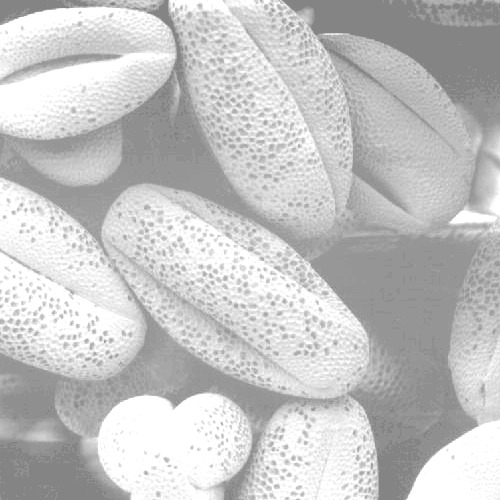
%> input picture test24/bb.tif, 500 x 500 px
$ octave test242.m   (GNU Octave 9; MATLAB toolbox functions it lacks are replaced by stand-ins)
%> lines starting %> are read from the running program, lines starting %| are printed output that depends on the picture
clear all;
clc;
close all;
a=imread('bb.tif');
%> a is the input picture: size 500x500 uint8; min 132, max 255, mean 196.4
b=imread('nn.tif');
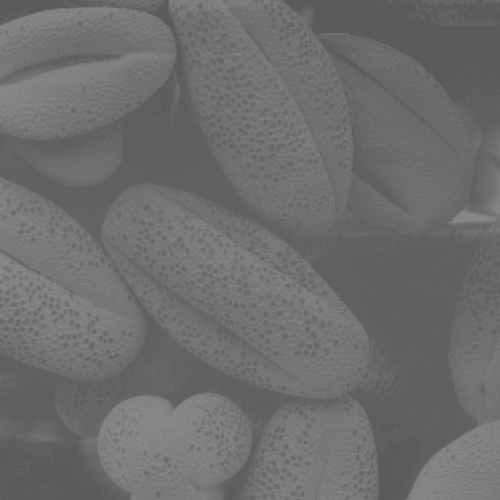
%> input picture test24/nn.tif, 500 x 500 px
%> b is the input picture: size 500x500 uint8; min 91, max 138, mean 109.1
c=imread('mm.tif');
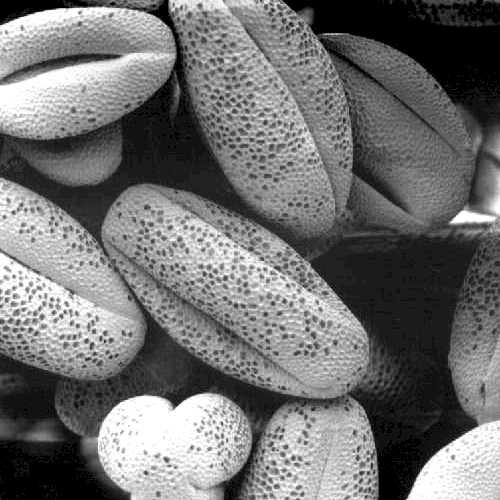
%> input picture test24/mm.tif, 500 x 500 px
%> c is the input picture: size 500x500 uint8; min 0, max 255, mean 113.2
d=imread('kk.tif');
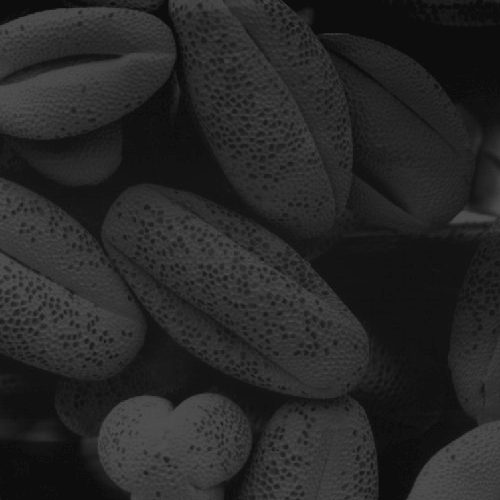
%> input picture test24/kk.tif, 500 x 500 px
%> d is the input picture: size 500x500 uint8; min 13, max 83, mean 38.7

e=histeq(a,256);
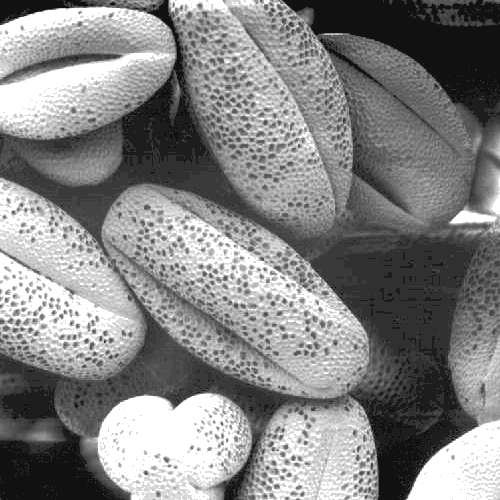
%> e: size 500x500 uint8; min 17, max 255, mean 131.9
figure,
subplot(1,2,1);imshow(a);
subplot(1,2,2);imhist(e);
f=histeq(b,256);
g=histeq(c,256);
h=histeq(d,256);

subplot(4,3,2);imhist(a);
subplot(4,3,5);imhist(b);
subplot(4,3,8);imhist(c);
subplot(4,3,11);imhist(d);
subplot(4,3,1);imshow(a);
subplot(4,3,4);imshow(b);
subplot(4,3,7);imshow(c);
subplot(4,3,10);imshow(d);
subplot(4,3,3);imhist(e);
subplot(4,3,6);imhist(f);
subplot(4,3,9);imhist(g);
subplot(4,3,12);imhist(h);
%> after `imhist(h)`:
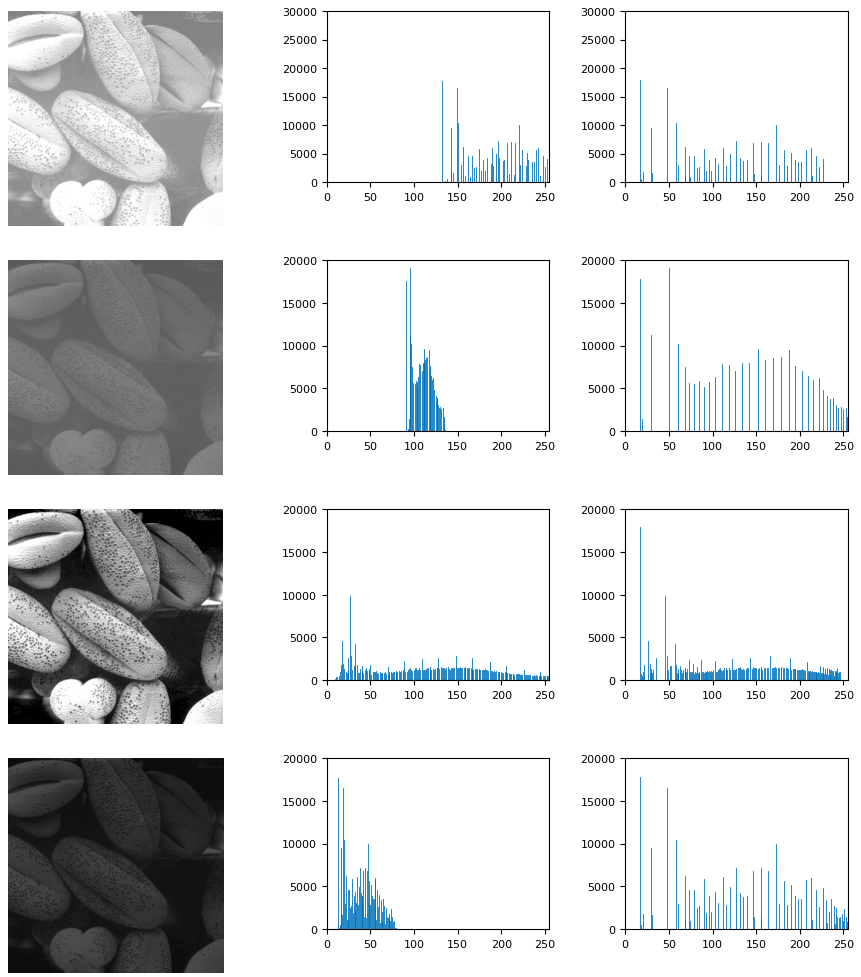
%> figure redrawn from the program's plot data, 12 panels
